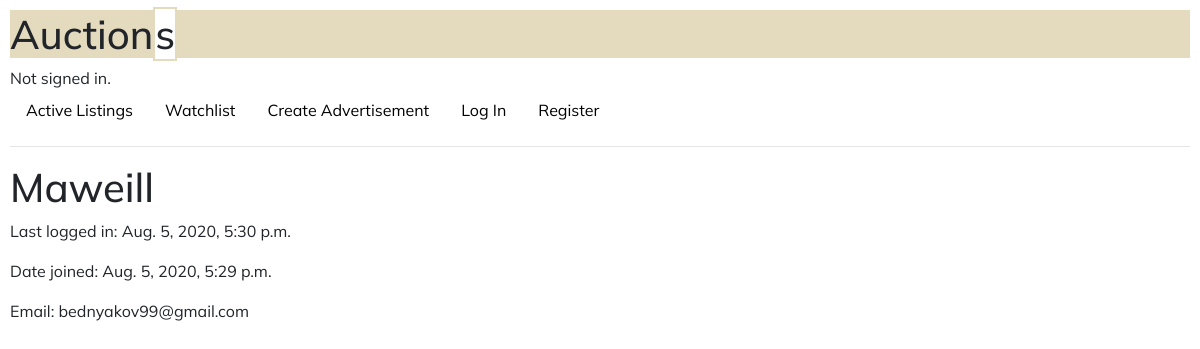
Before: /accounts/Maweill with the older database file.
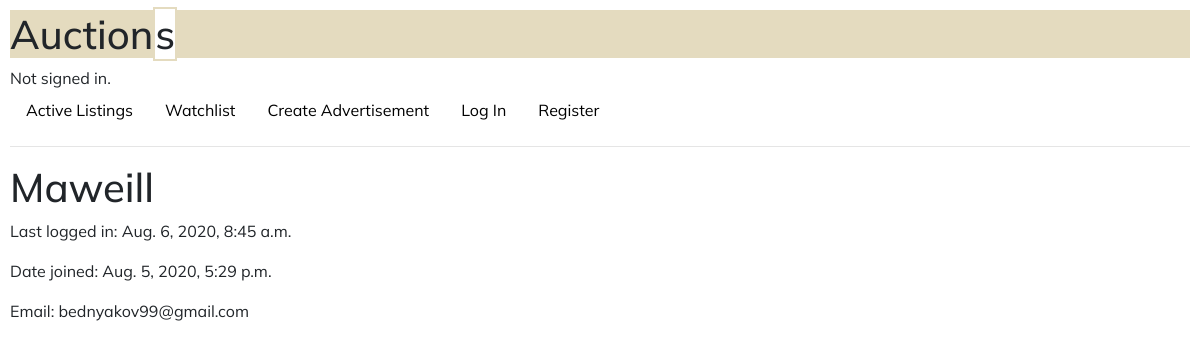
After: the same page with the newer database file.
### auctions/models.py (models this page shows)
class User(AbstractUser):
	pass

### auctions/views.py (the view)
# urls.py: path("accounts/<str:username>", views.profile, name="profile"),
def profile(request, username):
    user = User.objects.get(username=username)
    return render(request, "auctions/profile.html", {
        "profile": user
        })

### auctions/templates/auctions/profile.html (shortened to what this page needs)
{% extends "auctions/layout.html" %}
{% block body %}
<h1>{{ profile.username }}</h1>
<div><p>Last logged in: {{ profile.last_login}}</p></div>
<div><p>Date joined: {{ profile.date_joined }}</p></div>
<div><p>Email: {{ profile.email }}</p></div>
{% endblock %}

Changed rows visible on the page:
changed User "Maweill": last_login "Aug. 5, 2020, 5:30 p.m." → "Aug. 6, 2020, 8:45 a.m."
